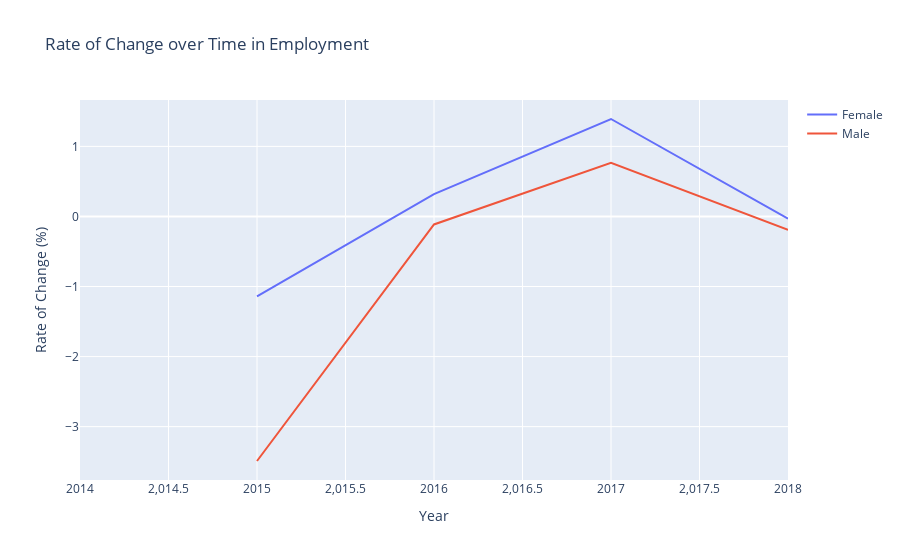

Here is the notebook cell this chart was saved with:
### Code cell
# Calculate yearly change for each gender separately
yearly['Change'] = yearly.groupby('Gender')['Headcount'].pct_change() * 100

# Create plot for rate of change over time
fig_change = go.Figure()

for gender in ['Female', 'Male']:
    df_gender = yearly[yearly['Gender'] == gender]
    fig_change.add_trace(go.Scatter(x=df_gender['Year'], y=df_gender['Change'], mode='lines', name=gender))

fig_change.update_layout(title='Rate of Change over Time in Employment', xaxis_title='Year', yaxis_title='Rate of Change (%)')
fig_change.show()

### Figure 1 — Plotly figure (JSON) as saved in the notebook; plotly's stock layout.template omitted (floating-point values rounded to 4 significant figures)
{"data": [{"mode": "lines", "name": "Female", "type": "scatter", "x": [2014, 2015, 2016, 2017, 2018], "y": [null, -1.142, 0.319, 1.391, -0.0325]}, {"mode": "lines", "name": "Male", "type": "scatter", "x": [2014, 2015, 2016, 2017, 2018], "y": [null, -3.49, -0.1145, 0.7644, -0.1923]}], "layout": {"title": {"text": "Rate of Change over Time in Employment"}, "xaxis": {"title": {"text": "Year"}}, "yaxis": {"title": {"text": "Rate of Change (%)"}}}}
